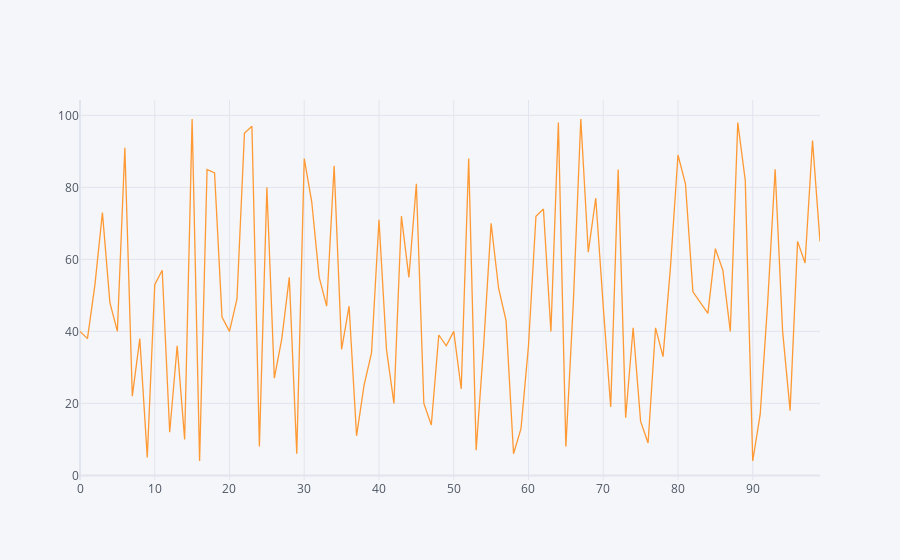

Notebook code cell kept with this figure:
### Code cell
df1.iplot()

### Figure 1 — Plotly figure (JSON) as saved in the notebook; plotly's stock layout.template omitted (floating-point values rounded to 4 significant figures)
{"data": [{"line": {"color": "rgba(255, 153, 51, 1.0)", "dash": "solid", "shape": "linear", "width": 1.3}, "mode": "lines", "name": "0", "text": "", "type": "scatter", "x": [0, 1, 2, 3, 4, 5, 6, 7, 8, 9, 10, 11, 12, 13, 14, 15, 16, 17, 18, 19, 20, 21, 22, 23, 24, 25, 26, 27, 28, 29, 30, 31, 32, 33, 34, 35, 36, 37, 38, 39, 40, 41, 42, 43, 44, 45, 46, 47, 48, 49, 50, 51, 52, 53, 54, 55, 56, 57, 58, 59, 60, 61, 62, 63, 64, 65, 66, 67, 68, 69, 70, 71, 72, 73, 74, 75, 76, 77, 78, 79, 80, 81, 82, 83, 84, 85, 86, 87, 88, 89, 90, 91, 92, 93, 94, 95, 96, 97, 98, 99], "y": [40, 38, 53, 73, 48, 40, 91, 22, 38, 5, 53, 57, 12, 36, 10, 99, 4, 85, 84, 44, 40, 49, 95, 97, 8, 80, 27, 38, 55, 6, 88, 76, 55, 47, 86, 35, 47, 11, 25, 34, 71, 35, 20, 72, 55, 81, 20, 14, 39, 36, 40, 24, 88, 7, 36, 70, 52, 43, 6, 13, 36, 72, 74, 40, 98, 8, 48, 99, 62, 77, 47, 19, 85, 16, 41, 15, 9, 41, 33, 58, 89, 81, 51, 48, 45, 63, 57, 40, 98, 82, 4, 17, 48, 85, 40, 18, 65, 59, 93, 65]}], "layout": {"legend": {"bgcolor": "#F5F6F9", "font": {"color": "#4D5663"}}, "paper_bgcolor": "#F5F6F9", "plot_bgcolor": "#F5F6F9", "title": {"font": {"color": "#4D5663"}}, "xaxis": {"gridcolor": "#E1E5ED", "showgrid": true, "tickfont": {"color": "#4D5663"}, "title": {"font": {"color": "#4D5663"}, "text": ""}, "zerolinecolor": "#E1E5ED"}, "yaxis": {"gridcolor": "#E1E5ED", "showgrid": true, "tickfont": {"color": "#4D5663"}, "title": {"font": {"color": "#4D5663"}, "text": ""}, "zerolinecolor": "#E1E5ED"}}}
